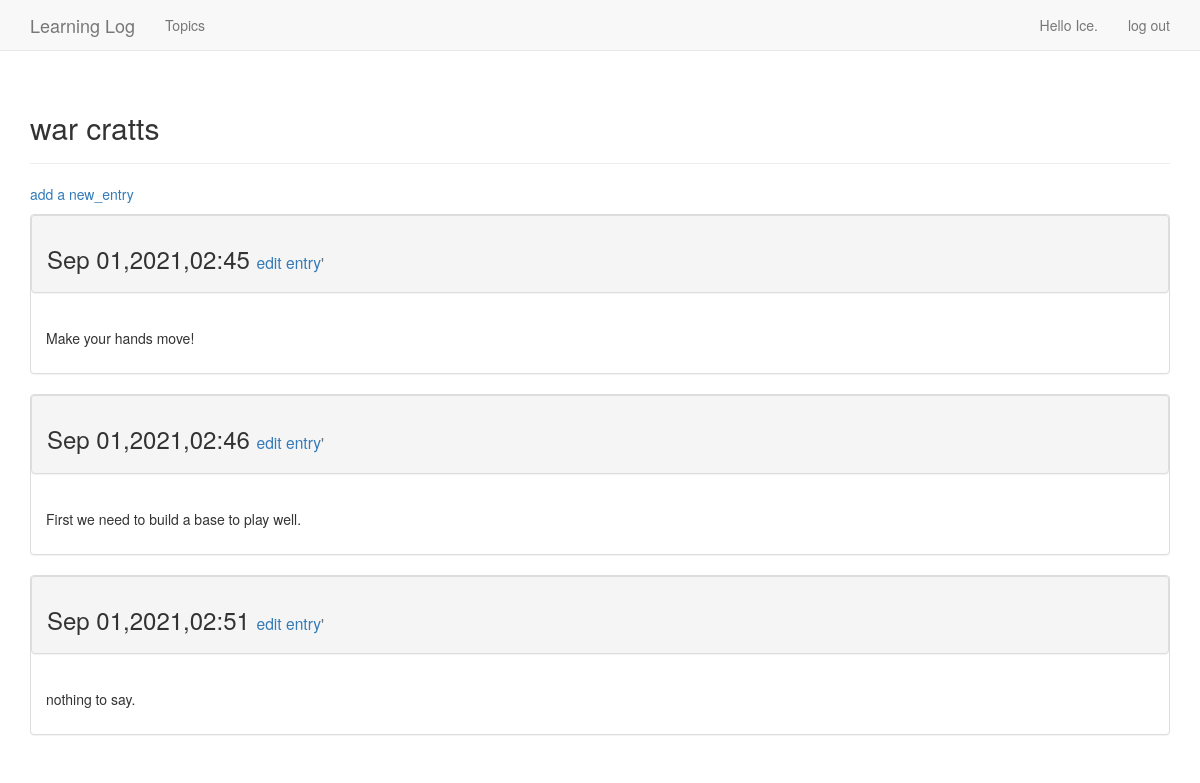
Screenshot of /topics/5/ (signed in) with the database file from the repository.
### learning_logs/models.py (models this page shows, shortened)
class Topic(models.Model):
    text=models.CharField(max_length=200)
    date_added=models.DateTimeField(auto_now_add=True)
    owner=models.ForeignKey(User,on_delete=models.CASCADE)
    def __str__(self):
        return self.text

class Entry(models.Model):
    topic=models.ForeignKey(Topic,on_delete=models.CASCADE)
    text=models.TextField()
    data_added=models.DateTimeField(auto_now_add=True)
    class Meta:
        verbose_name_plural='entries'

### learning_logs/views.py (the view)
# urls.py: url(r'^topics/(?P<topic_id>\d+)/$',views.topic,name='topic'),
@login_required
def topic(request,topic_id):
    topic=get_object_or_404(Topic,id=topic_id)
    if topic.owner != request.user:
        raise Http404
    entries=topic.entry_set.order_by('id')#特殊的，用id 代替date_added 否则会参数错误
    context={'topic':topic,'entries':entries}#主题和条目的字典
    return render(request,'learning_logs/topic.html',context)

### learning_logs/templates/learning_logs/topic.html
{% extends "learning_logs/base.html" %}
{% block header %}
  <h2>{{topic}}</h2>
{% endblock header %}
{% block content %}
<p>
  <a href="{% url 'learning_logs:new_entry' topic.id %}">add  a new_entry</a>
</p>
{% for entry in entries %}
  <div class='panel panel-default'>
    <div class='panel panel-heading'>
      <h3>
        {{ entry.data_added|date:'M d,Y,H:i'}}
        <small>
          <a href='{% url "learning_logs:edit_entry" entry.id %}'>edit entry</a>'
        </small>
      </h3>
    </div>
    <div class='panel-body'>
      {{entry.text|linebreaks}}
    </div>
  </div>
{% empty %}
  There are no entries for this topic yet.
{% endfor %}
{% endblock content %}

### learning_logs/templates/learning_logs/base.html (shortened to what this page needs)
{% load bootstrap3 %}
<!DOCTYPE html>
<html lang='en'>
  <head>
    {% bootstrap_css %}
  </head>
  <body>
    <nav class='navbar navbar-default navbar-static-top'>
      <div class='container'>
        <div class='navbar-header'>
          <a class='navbar-brand' href='{% url "learning_logs:index" %}'>
            Learning Log
          </a>
        </div>
        <div id='navbar' class='navbar-collapse collapse'>
          <ul class='nav navbar-nav'>
            <li><a href='{% url "learning_logs:topics" %}'>Topics</a></li>
          </ul>
          <ul class='nav navbar-nav navbar-right'>
            {% if user.is_authenticated %}
              <li><a>Hello {{user.username}}.</a></li>
              <li><a href="{% url 'users:logout' %}">log out</a></li>
            {% else %}
              <li><a href='{% url "users:login" %}'>login in</a></li>
              <li><a href="{% url 'users:register' %}">register</a></li>
            {% endif %}
          </ul>
        </div>
      </div>
    </nav>
    <div class='container'>
      <div class='page-header'>
        {% block header %}{% endblock header %}
      </div>
      <div>
        {% block content %}{% endblock content %}
      </div>
    </div>
  </body>
</html>

### rows the page displays
Topic: text "war cratts"
Entry: data_added "Sep 01,2021,02:45", text "Make your hands move!"
Entry: data_added "Sep 01,2021,02:46", text "First we need to build a base to play well."
Entry: data_added "Sep 01,2021,02:51", text "nothing to say."

### other values shown
{{ user.username }} "Ice"
